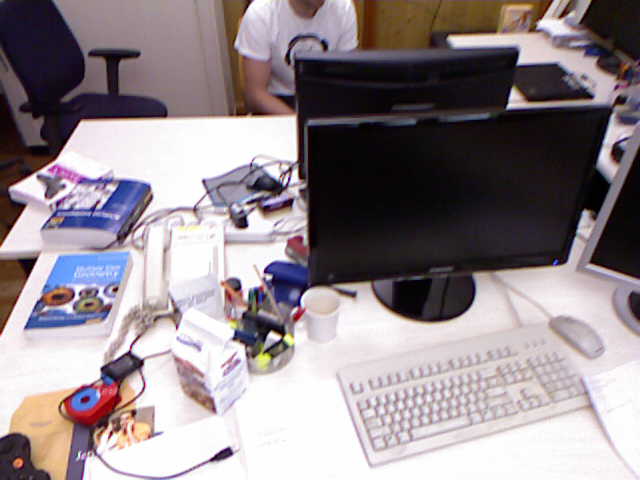
%> input picture src/dvo/test_data/case_1/img_prev.png, 640 x 480 px
$ octave livingroom_dvo.m   (GNU Octave 9; MATLAB toolbox functions it lacks are replaced by stand-ins)
%> lines starting %> are read from the running program, lines starting %| are printed output that depends on the picture
% clc; clear; close all
% % tic;
%
% %% Register Two Point Clouds
% dataFile = fullfile(toolboxdir('vision'), 'visiondata', 'livingRoom.mat');
% load(dataFile);
%
% ptCloudRef = ptcloud_edge_filter(livingRoomData{1});
% ptCloudCurrent = ptcloud_edge_filter(livingRoomData{2});
%
% % ptCloudRef = livingRoomData{1};
% % ptCloudCurrent = livingRoomData{2};


%% rgbd image reading port from maani

clc; clear; close all

% RGB intrinsic calibration parameters
% Freiburg 1
% fx = 517.3;  % focal length x
% fy = 516.5;  % focal length y
% cx = 318.6;  % optical center x
% cy = 255.3;  % optical center y

% Freiburg 2
fx = 520.9;  % focal length x
fy = 521.0;  % focal length y
cx = 325.1;  % optical center x
cy = 249.7;  % optical center y

% [5 lines of commented-out code are left out]

scaling_factor = 5000;  % depth scaling factor

% set this flag true if want edge extracted point clouds instead of full
extract_edge = false;

% example folder
exp_folder = 'examples';

% % Kinect intrinsic parameters
% K = dlmread(fullfile(exp_folder, 'kinect_params.txt'));

% load (image, depth) pairs and ground truth relative pose
% case_folder = 'case_1';
case_folder = 'case_freibrug2';


% load RGB image
rgb1 = imread(fullfile(exp_folder, case_folder, 'img_prev.png'));
%> rgb1 is the input picture: size 480x640x3 uint8; mean R, G, B 146.4, 136.4, 140.9
rgb2 = imread(fullfile(exp_folder, case_folder, 'img_curr.png'));
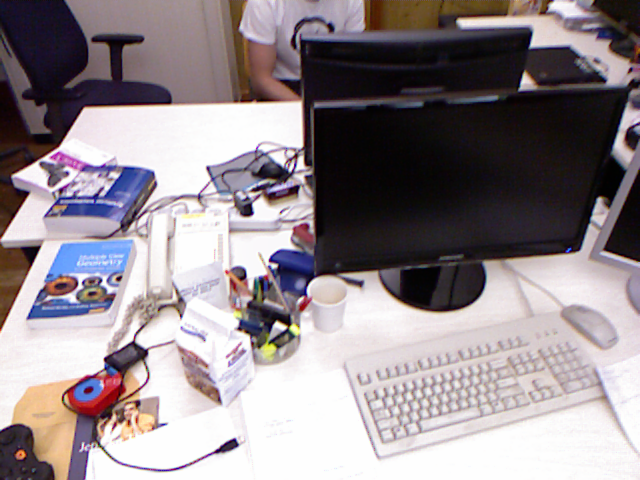
%> input picture src/dvo/test_data/case_1/img_curr.png, 640 x 480 px
%> rgb2 is the input picture: size 480x640x3 uint8; mean R, G, B 147.2, 137.8, 142.3

% load Depth image
depth1 = double(imread(fullfile(exp_folder, case_folder, 'dep_prev.png')));
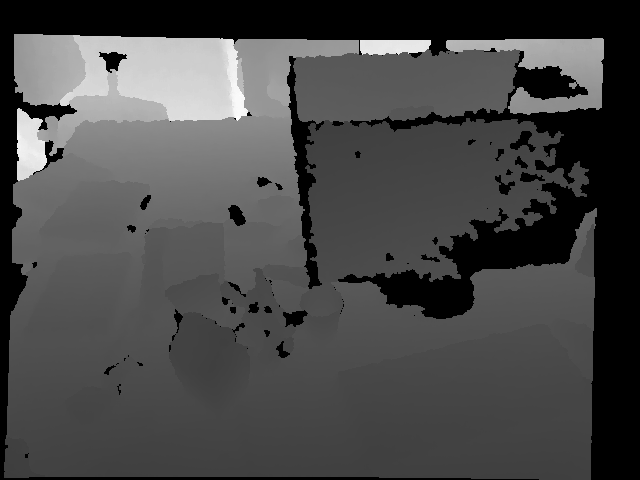
%> input picture src/dvo/test_data/case_1/dep_prev.png, 640 x 480 px
%> depth1: size 480x640 double; min 0, max 18391, mean 5219.7; mean of the top-left, top-right, bottom-left and bottom-right quarters 7881.7, 3818.9, 5155.9, 4022.5
depth1(depth1 == 0) = nan;
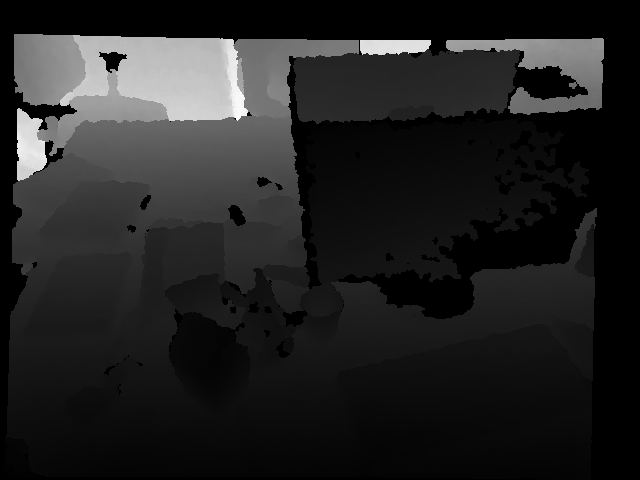
%> depth1: size 480x640 double; 24.31% of the values are NaN or infinite; the others: min 4368, max 18391, mean 6896.5; drawn with min black, max white, NaN and infinite black
depth2 = double(imread(fullfile(exp_folder, case_folder, 'dep_curr.png')));
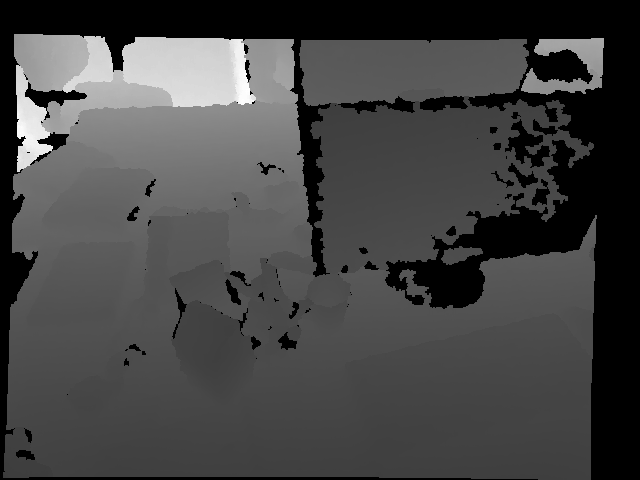
%> input picture src/dvo/test_data/case_1/dep_curr.png, 640 x 480 px
%> depth2: size 480x640 double; min 0, max 18009, mean 4873.3; mean of the top-left, top-right, bottom-left and bottom-right quarters 7430, 3097.6, 4965.7, 3999.8
depth2(depth2 == 0) = nan;
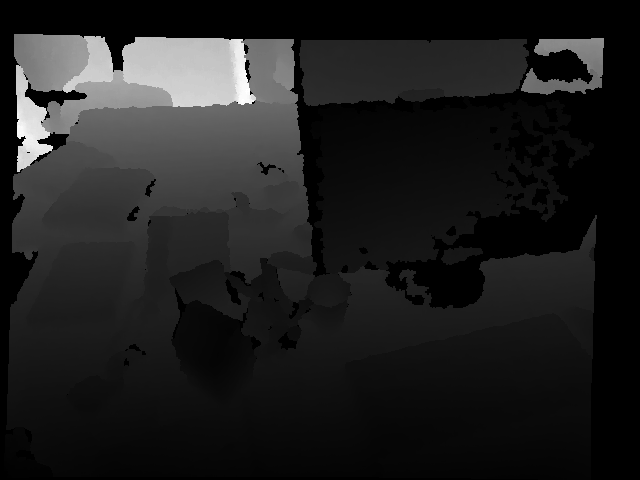
%> depth2: size 480x640 double; 25.03% of the values are NaN or infinite; the others: min 4237, max 18009, mean 6500.2; drawn with min black, max white, NaN and infinite black

% compute points xyz
points1 = double(rgb1);
U1 = repmat(0:size(depth1,2)-1, size(depth1,1), 1);
V1 = repmat([0:size(depth1,1)-1]', 1, size(depth1,2));
points1(:,:,3) = depth1 / scaling_factor;
%> points1: size 480x640x3 double; 8.1% of the values are NaN or infinite; the others: min 0.874, max 254, mean 103
points1(:,:,1) = (U1 - cx) .* points1(:,:,3) ./ fx;
%> points1: size 480x640x3 double; 16.21% of the values are NaN or infinite; the others: min -2.11, max 254, mean 54.64
points1(:,:,2) = (V1 - cy) .* points1(:,:,3) ./ fy;
%> points1: size 480x640x3 double; 24.31% of the values are NaN or infinite; the others: min -2.11, max 3.68, mean 0.39
%> (the run ends here)
